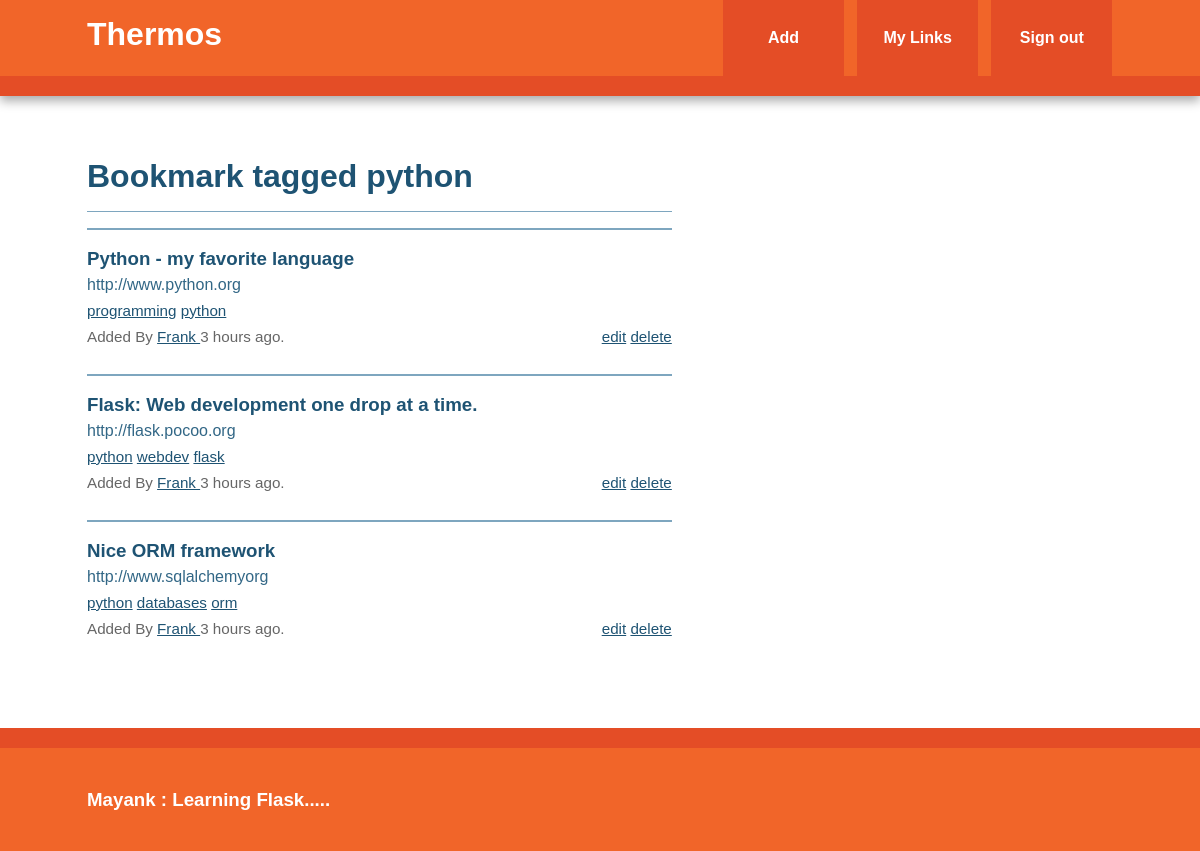
/tag/python (signed in), run on the app's committed database.
### models.py (models this page shows, shortened)
class Tag(db.Model):
    id = db.Column(db.Integer, primary_key = True)
    name = db.Column(db.String(25), nullable = False, unique = True, index = True)
    def __repr__(self):
        return self.name

class Bookmark(db.Model):
    id = db.Column(db.Integer, primary_key = True)
    url = db.Column(db.Text, nullable = False)
    date = db.Column(db.DateTime, default = datetime.utcnow)
    description = db.Column(db.String(300))
    user_id = db.Column(db.Integer, db.ForeignKey('user.id'), nullable = False)
    _tags = db.relationship('Tag', secondary = tags, backref = db.backref('bookmarks', lazy = 'dynamic'))
    @property
    def tags(self):
        return ','.join([t.name for t in self._tags])
    @tags.setter
    def tags(self, string):
        if string:
            self._tags = [Tag.get_or_create(name) for name in string.split(',')]

class User(db.Model, UserMixin):
    id = db.Column(db.Integer, primary_key = True)
    username = db.Column(db.String(80), unique = True)
    email = db.Column(db.String(120), unique = True)
    bookmarks = db.relationship('Bookmark', backref = 'user', lazy = 'dynamic')
    password_hash = db.Column(db.String)
    @property
    def password(self):
        raise AttributeError('password write-only field')

### view.py (the view)
@app.route('/tag/<name>')
def tag(name):
    tag = Tag.query.filter_by(name = name).first_or_404()
    return render_template('tag.html', tag = tag)

### view.py (called while the page is built)
@login_manager.user_loader
def load_user(userid):
    return User.query.get(int(userid))

@app.context_processor
def inject_tags():
    return dict(all_tags = Tag.all)

### templates/tag.html (shortened to what this page needs)
{% extends "base.html" %}
{% block content %}
    <article>
        <header>
              <h1>Bookmark tagged {{ tag }}</h1>
              {% if tag.bookmarks.count() > 0 %}
                  {% with bookmarks = tag.bookmarks %}
                        {% include 'bookmarks_list.html' %}
                  {% endwith %}
              {% else %}
                  There are no bookmark with this tag.
              {% endif %}
        </header
    </article>
{% endblock %}

### templates/bookmarks_list.html
<ul class="bookmarks" >
    {% for bookmark in bookmarks %}
        <li>
            {% include "bookmarks.html" %}
        </li>
    {% endfor %}
</ul>

### templates/bookmarks.html
<div class = 'bookmarks'>
    <a class = 'header' href = '{{ bookmark.url }}'>
        <h3 class = 'description'>
              {{ bookmark.description|truncate(50, killwords = True) }}
        </h3>
        <span class = 'url'>
              {{ bookmark.url|truncate(50, killwords = True) }}
        </span>
    </a>
    <div class = 'info'>
        <span class = 'tags'>
              {% if bookmark.tags %}
                      {% for t in bookmark._tags %}
                            <a href = '{{ url_for("tag", name = t) }}'>{{ t }}</a>
                      {% endfor %}
              {% else %}
                      No tags.
              {% endif %}
        </span>
        <br>
        Added By <a href = '{{ url_for("user", username = bookmark.user.username) }}'>
              {{ bookmark.user.username }}
        </a>
        {{ moment(bookmark.date).fromNow() }}.
        {% if current_user == bookmark.user %}
              <span class = "editlinks">
                    <a href = '{{ url_for("edit_bookmark", bookmark_id = bookmark.id) }}'>edit</a>
                    <a href = '{{ url_for("delete_bookmark", bookmark_id = bookmark.id) }}'>delete</a>
              </span>
        {% endif %}
    </div>
</div>

### static/css/main.css (style rules this page uses)
html { color: #222; font-size: 1em; line-height: 1.4; }
body { font: 16px/26px Helvetica, Helvetica Neue, Arial; }
.main article h1 { font-size: 2em; }
a, a:visited { color: #1E5373; }
h1, h2, h3, h4, h5, h6 { color: #1E5373; }
ul.bookmarks { list-style: none none; padding-left: 0; }
ul.bookmarks li { padding-bottom: .5em; border-top: 1px solid #7EA6BF; padding: 12m 0; }
.bookmarks { padding-bottom: .5em; border-top: 1px solid #7EA6BF; padding: 1em 0; }
a.header { color: #326786; text-decoration: none; display: block; }
a.header h3 { margin: 0 0; }
div.info { font-size: .95em; color: #666666; }
span.editlinks { float: right;; }
@media only screen and (min-width: 768px) { .main article { float: left; width: 57%; } }

### data on the page
Tag: name "python"
Bookmark: description "Python - my favorite language", url "http://www.python.org", user.username "Frank", date "3 hours ago"
Tag: name "programming"
Bookmark: description "Flask: Web development one drop at a time.", url "http://flask.pocoo.org", user.username "Frank", date "3 hours ago"
Tag: name "webdev"
Tag: name "flask"
Bookmark: description "Nice ORM framework", url "http://www.sqlalchemyorg", user.username "Frank", date "3 hours ago"
Tag: name "databases"
Tag: name "orm"
